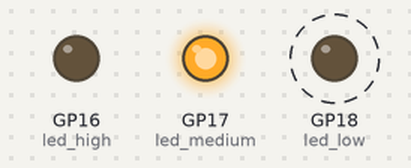
A program run on a simulated Raspberry Pi Pico running MicroPython. Shown: output pins drawn as LEDs (lit = HIGH). Dashed ring = blinking. What the program prints to the serial console is not drawn.

Above: at 0.76 s.
At 3.28 s:
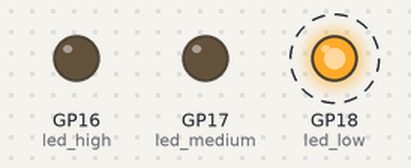
Timing chart, 0 to 4.2 s (numbered marks = the images above):
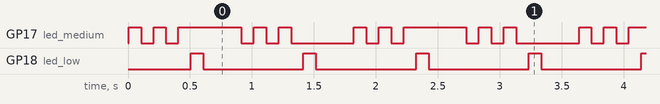

Measured:
- by itself, GP18 (led_low): alternates HIGH for 0.10 s and LOW for 0.81 s
- by itself, GP17 (led_medium): repeats every 1.8 s: LOW 0.10 s, HIGH 0.10 s, LOW 0.10 s, HIGH 0.51 s, 2 × (LOW 0.10 s, HIGH 0.10 s), LOW 0.51 s, HIGH 0.10 s

The program:

S37_Task_Management_System.py
```python
# File: main.py
# Author: Armstrong Subero
# Platform: Raspberry Pi Pico (RP2040) with MicroPython
# Program: S37_Task_Management_System
# Interpreter: MicroPython (latest version)
# Program Version: 1.0
#
# Program Description: This program allows the Raspberry Pi Pico to
#                      demonstrate use of async and await simulate
#                      a basic task management system
#
# Hardware Description: LEDs are connected via 1k resistors to GP16,GP17 and GP18
#
# Created: August 23rd, 2024, 11:59 AM
# Last Updated: August 23rd, 2024, 11:59 AM
import uasyncio as asyncio
from machine import Pin

# Define GPIO pins for LEDs representing different tasks
LED_HIGH_PRIORITY = 16
LED_MEDIUM_PRIORITY = 17
LED_LOW_PRIORITY = 18

# Set up the LEDs as output pins
led_high = Pin(LED_HIGH_PRIORITY, Pin.OUT)
led_medium = Pin(LED_MEDIUM_PRIORITY, Pin.OUT)
led_low = Pin(LED_LOW_PRIORITY, Pin.OUT)

# Task definitions with priority
tasks = []

async def high_priority_task():
    led_high.toggle()  # Toggle the high-priority LED
    print("High-priority task: Running...")
    await asyncio.sleep(0)  # Immediate yield to allow high frequency

async def medium_priority_task():
    led_medium.toggle()  # Toggle the medium-priority LED
    print("Medium-priority task: Running...")
    await asyncio.sleep(0.1)

async def low_priority_task():
    led_low.toggle()  # Toggle the low-priority LED
    print("Low-priority task: Running...")
    await asyncio.sleep(0.1)

async def idle_task():
    print("Idle task: System is idle...")
    await asyncio.sleep(0.1)

async def custom_scheduler():
    while True:
        # Execute high-priority task more frequently, but not exclusively
        for priority, task in sorted(tasks, key=lambda x: x[0]):
            # Assign more execution slots to higher-priority tasks
            exec_slots = 10 if priority == 1 else 5 if priority == 2 else 2
            for _ in range(exec_slots):
                await task()
        await asyncio.sleep(0)  # Yield control to allow for other processing

def add_task(priority, task):
    tasks.append((priority, task))

async def main():
    # Add tasks with assigned priorities
    add_task(1, high_priority_task)    # Highest priority
    add_task(2, medium_priority_task)  # Medium priority
    add_task(3, low_priority_task)     # Lowest priority
    add_task(4, idle_task)             # Idle task

    # Run the custom scheduler
    await custom_scheduler()

# Run the main function
asyncio.run(main())
```
